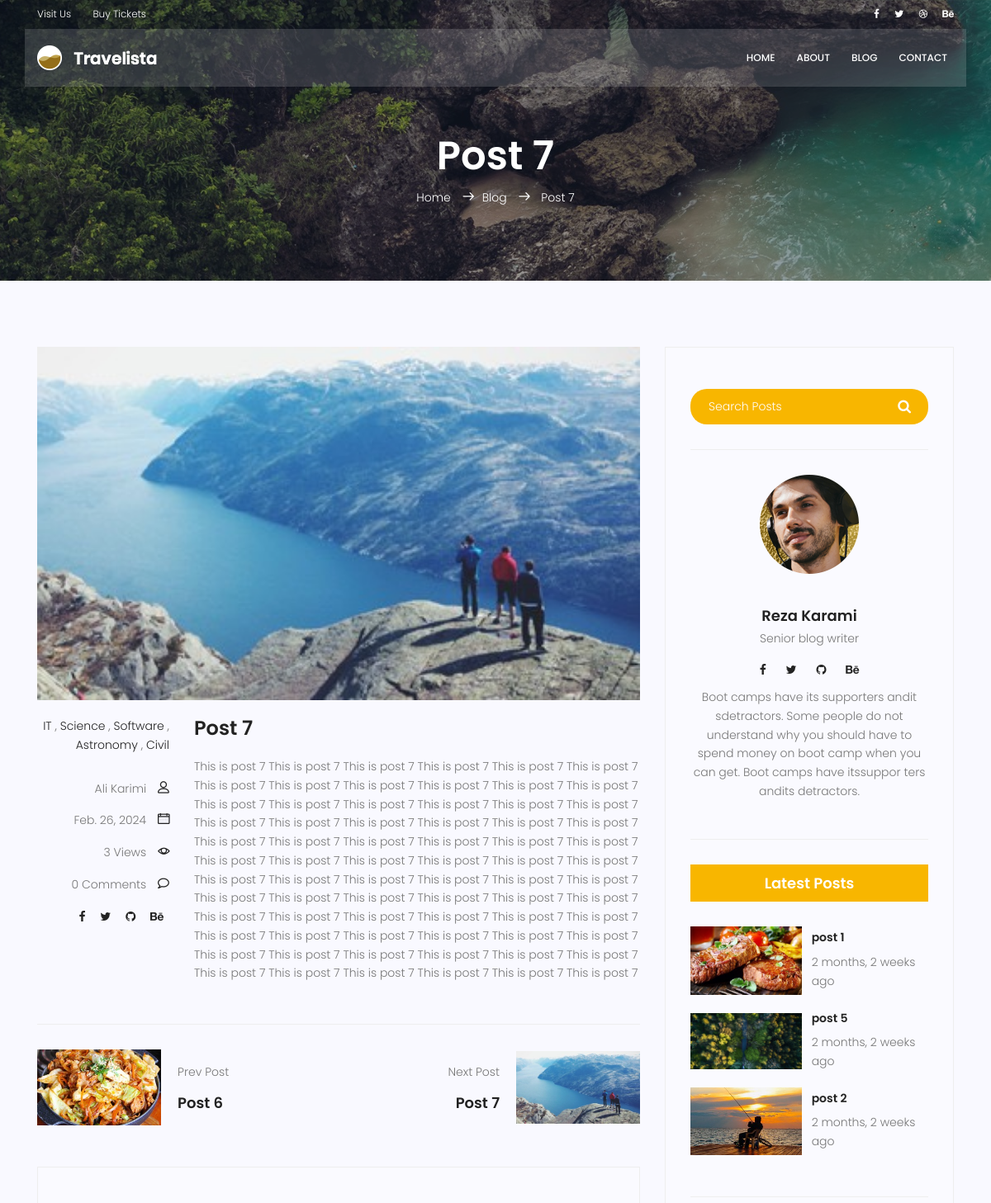
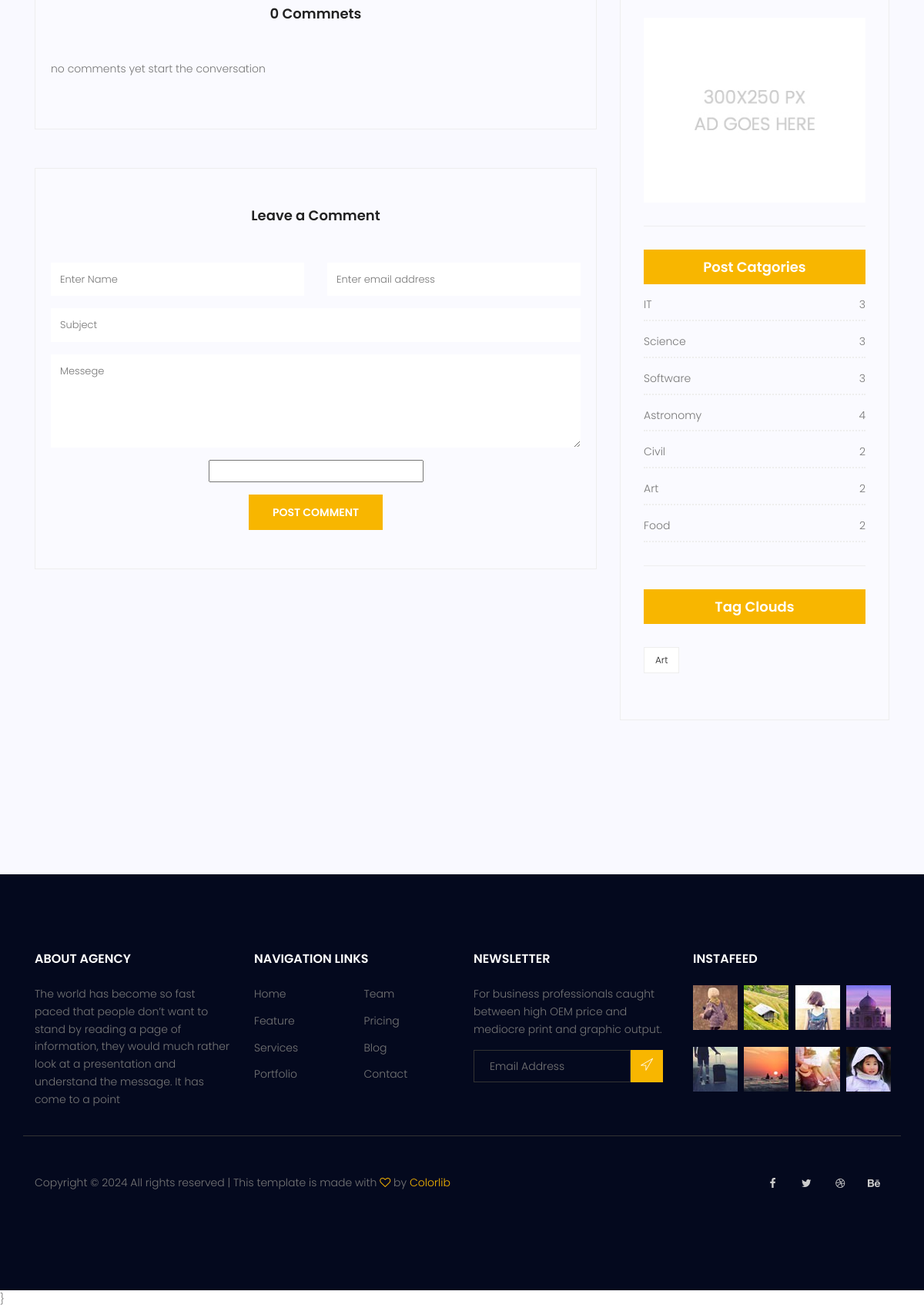
Page /blog/8/ on the committed database (2 pictures, top to bottom).
### blog/models.py (models this page shows, shortened)
class Post(models.Model):
    image = models.ImageField(upload_to= 'blog/',default='blog/default.jpg')
    author = models.ForeignKey(User,on_delete=models.SET_NULL,null=True)
    title = models.CharField(max_length=255)
    content = models.TextField()
    tags = TaggableManager()
    category = models.ManyToManyField(Category)
    counted_views = models.IntegerField(default=0)
    status = models.BooleanField(default=False)
    published_date = models.DateTimeField(null=True)
    created_date = models.DateTimeField(auto_now_add=True)
    updated_date = models.DateTimeField(auto_now=True)
    class Meta():
        ordering = ['created_date']

class Category(models.Model):
        name = models.CharField(max_length=255)
        def __str__(self):
            return self.name

### blog/views.py (the view, shortened to what this page needs)
# urls.py: path('<int:pid>/', blog_single, name="single"),
def blog_single(request, pid):
    posts = Post.objects.filter(published_date__lte=timezone.now(), status=1)
    post = get_object_or_404(posts, pk=pid)
    comments = Comment.objects.filter(post=post, approved=True).order_by('created_date').reverse()
    p = posts.get(id = pre(posts, post))
    n = posts.get(id = next(posts, post))
    post.counted_views += 1
    post.save()
    form = CommentForm()
    context = {"post": post,'comments':comments , "pre": p, "next": n, 'form': form}
    return render(request, 'blog/blog-single.html', context)

### blog/forms.py
class CommentForm(forms.ModelForm):
    captcha = CaptchaField()
    class Meta:
        model = Comment
        fields = ['post', 'name', 'email', 'subject', 'message','captcha']

### blog/templatetags/blog_tags.py (called while the page is built)
@register.inclusion_tag('blog/blog-popular-posts.html')
def latestsposts(arg = 3):
    posts = Post.objects.filter(published_date__lte=timezone.now(), status=1).order_by('published_date')[:arg]
    return {'posts': posts}

@register.inclusion_tag('blog/blog-post-categories.html')
def postscategories():
    posts = Post.objects.filter(published_date__lte=timezone.now(), status=1)
    categories = Category.objects.all()
    cat_dict = {}
    for name in categories:
        cat_dict[name] = posts.filter(category = name).count()
    return {'categories': cat_dict}

### blog/views.py (called while the page is built)
def pre(posts, target):
    list = []
    for post in posts:
        list.append(post.id)
    i = 0
    for id in list:
        if id == target.id:
            break
        i = i + 1
    if i == 0 :
        return list.__getitem__(0)
    return list.__getitem__(i-1)

def next(posts, target):
    list = []
    for post in posts:
        list.append(post.id)
    i = 0
    for id in list:
        if id == target.id:
            break
        i = i + 1
    if i >= list.__len__()-1:
        return list.__getitem__(i)
    return list.__getitem__(i + 1)

### templates/blog/blog-single.html (shortened to what this page needs)
{% extends 'base.html' %}
{% load static %}
{% load humanize %}
{% load blog_tags %}
{% block content %}
<section class="relative about-banner">
    <div class="overlay overlay-bg"></div>
    <div class="container">
        <div class="row d-flex align-items-center justify-content-center">
            <div class="about-content col-lg-12">
                <h1 class="text-white">
                    {{post.title}}
                </h1>
                <p class="text-white link-nav"><a href="{% url 'website:index' %}">Home </a> <span
                        class="lnr lnr-arrow-right"></span><a href="{% url 'blog:index' %}">Blog </a> <span
                        class="lnr lnr-arrow-right"></span> <a href=""> {{post.title}}</a></p>
            </div>
        </div>
    </div>
</section>
<section class="post-content-area single-post-area">
    <div class="container">
        <div class="row">
            <div class="col-lg-8 posts-list">
                <div class="single-post row">
                    <div class="col-lg-12">
                        <div class="feature-img">
                            <img class="img-fluid" src="{{post.image.url}}" alt="">
                        </div>
                    </div>
                    <div class="col-lg-3  col-md-3 meta-details">
                        <ul class="tags">
                            {% for cat in post.category.all %}
                            <li><a href="{% url 'blog:category' cat_name=cat.name %}">{{cat.name}}</a> {% if not forloop.last %},{% endif %}</li>
                            {% endfor %}
                        </ul>
                        <div class="user-details row">
                            <p class="user-name col-lg-12 col-md-12 col-6"><a
                                    href="{% url 'blog:author' author_username=post.author.username %}">{{post.author.get_full_name}}</a>
                                <span class="lnr lnr-user"></span></p>
                            <p class="date col-lg-12 col-md-12 col-6"><a href="#">{{post.published_date|naturalday}}</a> <span class="lnr lnr-calendar-full"></span></p>
                            <p class="view col-lg-12 col-md-12 col-6"><a href="#">{{post.counted_views}} Views</a> <span
                                    class="lnr lnr-eye"></span></p>
                            <p class="comments col-lg-12 col-md-12 col-6"><a href="#">{{comments.count}} Comments</a> <span
                                    class="lnr lnr-bubble"></span></p>
                            <ul class="social-links col-lg-12 col-md-12 col-6">
                                <li><a href="#"><i class="fa fa-facebook"></i></a></li>
                                <li><a href="#"><i class="fa fa-twitter"></i></a></li>
                                <li><a href="#"><i class="fa fa-github"></i></a></li>
                                <li><a href="#"><i class="fa fa-behance"></i></a></li>
                            </ul>
                        </div>
                    </div>
                    <div class="col-lg-9 col-md-9">
                        <h3 class="mt-20 mb-20">{{post.title}}</h3>
                        {{post.content|safe}}
                    </div>
                </div>
                <div class="navigation-area">
                    <div class="row">
                        <div
                            class="col-lg-6 col-md-6 col-12 nav-left flex-row d-flex justify-content-start align-items-center">
                            <div class="thumb">
                                <a href="{% url 'blog:single' pid=pre.id  %}"><img class="img-fluid"
                                        src="{{pre.image.url}}" alt=""></a>
                            </div>
                            <div class="arrow">
                                <a href="{% url 'blog:single' pid=pre.id  %}"></a>
                            </div>
                            <div class="detials">
                                <p>Prev Post</p>
                                <a href="{% url 'blog:single' pid=pre.id  %}">
                                    <h4>{{pre.title}}</h4>
                                </a>
                            </div>
                        </div>
                        <div
                            class="col-lg-6 col-md-6 col-12 nav-right flex-row d-flex justify-content-end align-items-center">
                            <div class="detials">
                                <p>Next Post</p>
                                <a href="{% url 'blog:single' pid=next.id  %}">
                                    <h4>{{next.title}}</h4>
                                </a>
                            </div>
                            <div class="arrow">
                                <a href="{% url 'blog:single' pid=next.id  %}"></a>
                            </div>
                            <div class="thumb">
                                <a href="{% url 'blog:single' pid=next.id  %}"><img class="img-fluid"
                                        src="{{next.image.url}}" alt=""></a>
                            </div>
                        </div>
                    </div>
                </div>
                <div class="comments-area">
                    <h4>{{comments.count}} Commnets</h4>
                    {% if comments.count == 0 %}
                    <div class="comment-list">
                        <p class="comment">no comments yet start the conversation</p>
                    </div>
                    {% endif %}
                </div>
                <div class="comment-form">
                    <h4>Leave a Comment</h4>
                    <form action="{% url 'blog:single' pid=post.id %}" method="post">
                            <div class="form-group form-inline">
                                <div class="form-group col-lg-6 col-md-12 name">
                                    <input type="text" class="form-control" name="name" placeholder="Enter Name"
                                    onfocus="this.placeholder = ''" onblur="this.placeholder = 'Enter Name'">
                                </div>
                                <div class="form-group col-lg-6 col-md-12 email">
                                    <input type="email" class="form-control" name="email" placeholder="Enter email address"
                                    onfocus="this.placeholder = ''"
                                    onblur="this.placeholder = 'Enter email address'">
                                </div>
                        </div>
                        <div class="form-group">
                            <input type="text" class="form-control" name="subject" placeholder="Subject"
                            onfocus="this.placeholder = ''" onblur="this.placeholder = 'Subject'">
                        </div>
                        <div class="form-group">
                            <textarea class="form-control mb-10" rows="5" name="message" placeholder="Messege"
                            onfocus="this.placeholder = ''" onblur="this.placeholder = 'Messege'"
                            required=""></textarea>
                        </div>
                        <div class="pb-3" name="message">
                            {{form.captcha}}
                        </div>
                    <button type="submit" class="primary-btn text-uppercase">Post Comment</a>
                    </form>
                </div>
            </div>
            <div class="col-lg-4 sidebar-widgets">
                <div class="widget-wrap">
                    {% include 'blog/blog-search.html' %}
                    {% include 'blog/blog-writer.html' %}
                    {% latestsposts %}
                    {% include 'blog/blog-ads.html' %}
                    {% postscategories %}
                    {% include 'blog/blog-tags.html' %}
                </div>
            </div>
        </div>
    </div>
</section>
{% endblock %}

### templates/blog/blog-popular-posts.html
{% load static %}
{% load humanize %}
<div class="single-sidebar-widget popular-post-widget">
    <h4 class="popular-title">Latest Posts</h4>
    <div class="popular-post-list">
        {% for post in posts %}
        <div class="single-post-list d-flex flex-row align-items-center">
            <div class="thumb">
                <a href="{% url 'blog:single' pid=post.id  %}"><h6></h6>
                <img class="img-fluid" src="{{post.image.url}}" alt="">
                </a>
            </div>
            <div class="details">
                <a href="{% url 'blog:single' pid=post.id  %}"><h6>{{post.title}}</h6></a>
                <p>{{post.published_date|naturaltime}}</p>
            </div>
        </div>
        {% endfor %}
    </div>
</div>

### templates/blog/blog-post-categories.html
{% load static %}
<div class="single-sidebar-widget post-category-widget">
    <h4 class="category-title">Post Catgories</h4>
    <ul class="cat-list">
        {% for name,count in categories.items %}
        <li>
            <a href="{% url 'blog:category' cat_name=name %}" class="d-flex justify-content-between">
                <p>{{name}}</p>
                <p>{{count}}</p>
            </a>
        </li>
        {% endfor %}
    </ul>
</div>

### templates/blog/blog-tags.html
{% load static %}
<div class="single-sidebar-widget tag-cloud-widget">
    <h4 class="tagcloud-title">Tag Clouds</h4>
    <ul>
        {% for tag in post.tags.all %}
            <li><a href="{% url 'blog:tag' tag_name=tag.name %}">{{tag.name}}</a></li>
        {% endfor %}
    </ul>
</div>

### rows in the picture
Post: title "Post 7", image (picture), author.get_full_name "Ali Karimi", published_date "Feb. 26, 2024", counted_views "3", content "This is post 7 This is post 7 This is post 7 This is post 7 This is post 7 This is post 7 This is post 7 This is post 7 This is post 7 This is post 7 This is post 7 This is post 7 This is post 7 This is post 7 This is post 7 This is post 7 This is post 7 This is post 7 This is post 7 This is post 7 This is post 7 This is post 7 This is post 7 This is post 7 This is post 7 This is post 7 This is post 7 This is post 7 This is post 7 This is post 7 This is post 7 This is post 7 This is post 7 This is post 7 This is post 7 This is post 7 This is post 7 This is post 7 This is post 7 This is post 7 This is post 7 This is post 7 This is post 7 This is post 7 This is post 7 This is post 7 This is…"
Category: name "IT", count "3"
Category: name "Science", count "3"
Category: name "Software", id "3"
Category: name "Astronomy", id "4"
Category: name "Civil", count "2"
Post: image (picture), title "Post 6"
Post: image (picture), title "post 1", published_date "2 months, 2 weeks ago"
Post: image (picture), title "post 5", published_date "2 months, 2 weeks ago"
Post: image (picture), title "post 2", published_date "2 months, 2 weeks ago"
Category: name "Art", count "2"
Category: name "Food", count "2"
Tag: name "Art"

### other values in the picture
{{ comments.count }} "0"
